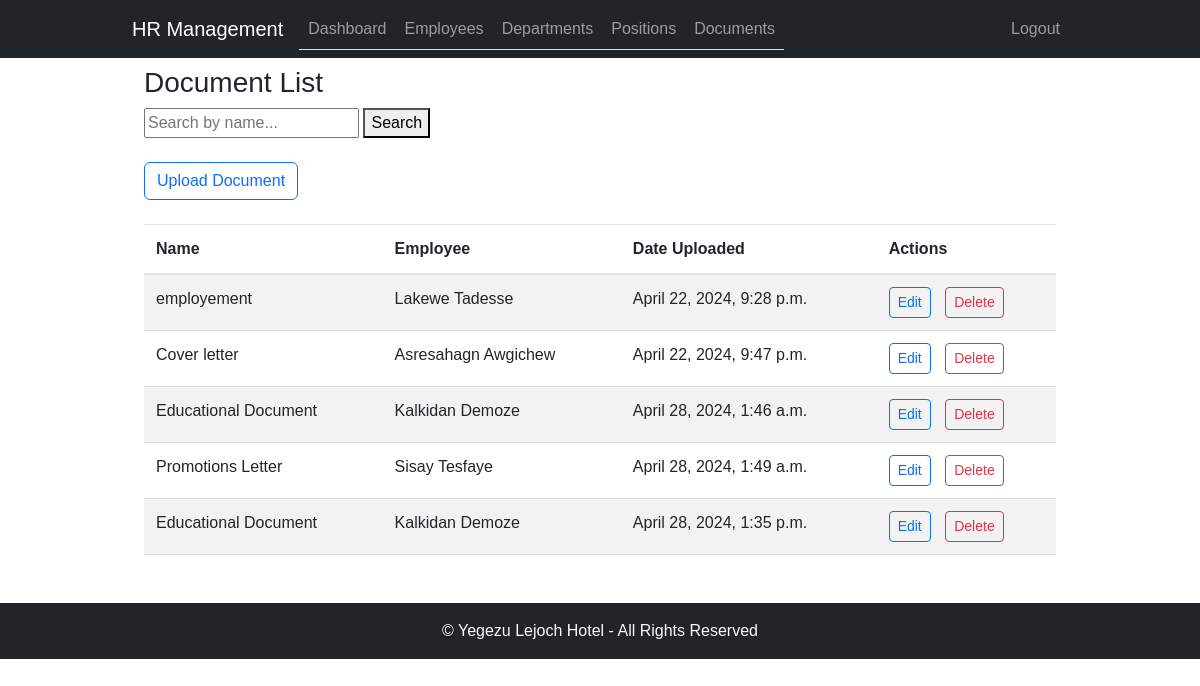
Before: /documents/ (signed in) with the older database file.
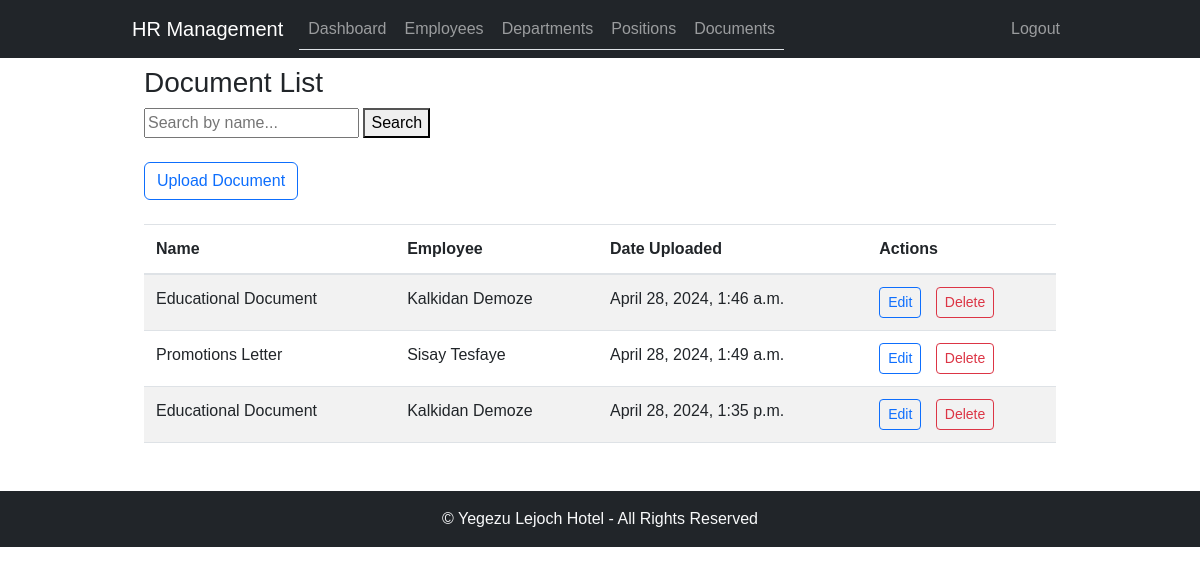
After: the same page with the newer database file.
### employee_management/models.py (models this page shows, shortened)
class Document(models.Model):
    NAME_CHOICES = (
        ('educational_document', 'Educational Document'),
        ('kebele_id', 'Kebele ID'),
        ('employment', 'Employement Letter'),
        ('promotion', 'Promotions Letter'),
        ('demotion', 'Demotion Letter'),
        ('first_warning', 'First Warning'),
        ('second_warning', 'Second Warning'),
        ('third_warning', 'Third Warning'),
        ('final_warning', 'Second Warning'),
        ('termination', 'Termination Letter'),
    )
    name = models.CharField(max_length=100, choices=NAME_CHOICES)
    file = models.FileField(upload_to=document_upload_to)
    description = models.TextField(blank=True)
    employee = models.ForeignKey(Employee, on_delete=models.CASCADE)
    date_uploaded = models.DateTimeField(auto_now_add=True)

class Employee(models.Model):
    GENDER_CHOICES = (
        ('M', 'Male'),
        ('F', 'Female'),
    )
    EDUCATION_LEVEL_CHOICES = (
        ('Master', 'Master\'s Degree'),
        ('Degree', 'Bachelor\'s Degree'),
        ('Diploma', 'Diploma'),
        ('Certificate', 'Certificate'),
        ('Grade', 'Grade'),
    )
    first_name = models.CharField(max_length=50)
    middle_name = models.CharField(max_length=50, null=True, blank=True)
    last_name = models.CharField(max_length=50, null=True, blank=True)
    gender = models.CharField(max_length=1, choices=GENDER_CHOICES, default="")
    mobile = models.CharField(max_length=15, null=True, blank=True)
    email = models.EmailField(null=True, blank=True)
    department = models.ForeignKey(Department, on_delete=models.CASCADE)
    position = models.ForeignKey(Position, on_delete=models.CASCADE)
    date_of_birth = models.DateField()
    hire_date = models.DateField()
    salary = models.DecimalField(max_digits=10, decimal_places=2)
    education_level = models.CharField(max_length=20, choices=EDUCATION_LEVEL_CHOICES, null=True, blank=True)
    address = models.TextField(null=True, blank=True)
    pension_number = models.CharField(max_length=20, null=True, blank=True)
    emergency_contact_name = models.CharField(max_length=100, null=True, blank=True)
    emergency_contact_phone = models.CharField(max_length=15, null=True, blank=True)
    is_coc_certified = models.BooleanField(default=False)
    is_active = models.BooleanField(default=True)
    picture = models.ImageField(upload_to='employee_pictures/', null=True, blank=True)
    def __str__(self):
        return f"{self.first_name} {self.middle_name}"

### employee_management/views.py (the view)
# urls.py: path('documents/', document_list, name='document_list'),
@login_required
def document_list(request):
    documents = Document.objects.all()
    employee = Employee.objects.first()  # Example: Get the first employee
    search_query = request.GET.get('search_query')
    if search_query:
        documents = documents.filter(name__icontains=search_query)
    paginator = Paginator(documents, 10)  # Show 10 documents per page
    page_number = request.GET.get('page')
    try:
        page_obj = paginator.get_page(page_number)
    except PageNotAnInteger:
        page_obj = paginator.get_page(1)
    except EmptyPage:
        page_obj = paginator.get_page(paginator.num_pages)
    return render(request, 'document_list.html', {'page_obj': page_obj, 'employee': employee})

### employee_management/templates/document_list.html (shortened to what this page needs)
{% extends 'base.html' %}
{% block content %}
<div class="container">
    <h3>Document List</h3>
    <form method="GET" action="{% url 'hrms:document_list' %}">
        <input type="text" name="search_query" placeholder="Search by name...">
        <button type="submit">Search</button>
    </form>
    <div class="mt-4 mb-4">
        <a href="{% url 'hrms:document_upload_form' %}" class="btn btn-outline-primary">Upload Document</a>
    </div>
    <table class="table table-striped">
        <thead>
            <tr>
                <th>Name</th>
                <th>Employee</th>
                <th>Date Uploaded</th>
                <th>Actions</th>
            </tr>
        </thead>
        <tbody>
            {% for document in page_obj %}
                <tr>
                    <td>{{ document.get_name_display }}</td>
                    <td>{{ document.employee }}</td>
                    <td>{{ document.date_uploaded }}</td>
                    <td>
                        <a href="{% url 'hrms:document_update' document.pk %}" class="btn btn-sm btn-outline-primary" style="margin-right: 10px;">Edit</a>
                        <button class="btn btn-sm btn-outline-danger" onclick="confirmDelete('{{ document.name }}', '{{ document.pk }}')">Delete</button>
                    </td>
                </tr>
            {% empty %}
                <tr>
                    <td colspan="4">No documents found.</td>
                </tr>
            {% endfor %}
        </tbody>
    </table>
</div>
{% endblock %}

Changed rows visible on the page:
removed Document: name "employement", employee "Lakewe Tadesse", date_uploaded "April 22, 2024, 9:28 p.m."
removed Document: name "Cover letter", employee "Asresahagn Awgichew", date_uploaded "April 22, 2024, 9:47 p.m."
